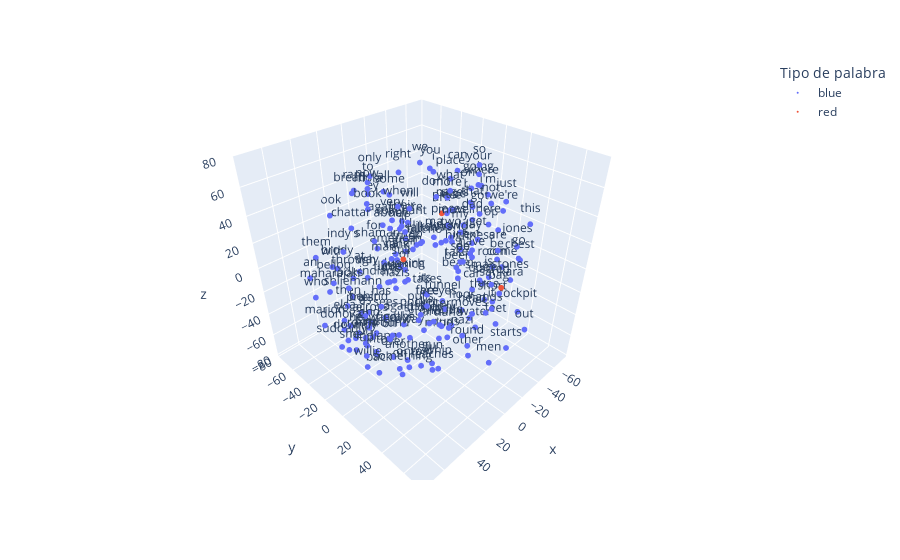

This figure's notebook cell:
### Code cell
vecs, labels = reduce_dimensions(w2v_model,3)

MAX_WORDS=200
plot_embeddings(w2v_model, vecs, labels, MAX_WORDS, highlight_words=["grail","ark","sankara"])

### Figure 1 — Plotly figure (JSON) as saved in the notebook; plotly's stock layout.template omitted (floating-point values rounded to 4 significant figures; data arrays with more than 128 entries replaced by an {"elided": "..."} marker saying what was removed)
{"data": [{"hovertemplate": "Tipo de palabra=blue<br>x=%{x}<br>y=%{y}<br>z=%{z}<br>text=%{text}<extra></extra>", "legendgroup": "blue", "marker": {"color": "#636efa", "size": 2, "symbol": "circle"}, "mode": "markers+text", "name": "blue", "scene": "scene", "showlegend": true, "text": {"elided": "197 str values"}, "textposition": "top center", "type": "scatter3d", "x": {"elided": "197 float values"}, "y": {"elided": "197 float values"}, "z": {"elided": "197 float values"}}, {"hovertemplate": "Tipo de palabra=red<br>x=%{x}<br>y=%{y}<br>z=%{z}<br>text=%{text}<extra></extra>", "legendgroup": "red", "marker": {"color": "#EF553B", "size": 2, "symbol": "circle"}, "mode": "markers+text", "name": "red", "scene": "scene", "showlegend": true, "text": ["ark", "sankara", "grail"], "textposition": "top center", "type": "scatter3d", "x": [-36.68, -6.032, 40.84], "y": [-20.15, 57.6, 22.87], "z": [20.65, 12.31, 38.63]}], "layout": {"legend": {"title": {"text": "Tipo de palabra"}, "tracegroupgap": 0}, "margin": {"t": 60}, "scene": {"domain": {"x": [0, 1], "y": [0, 1]}, "xaxis": {"title": {"text": "x"}}, "yaxis": {"title": {"text": "y"}}, "zaxis": {"title": {"text": "z"}}}}}
